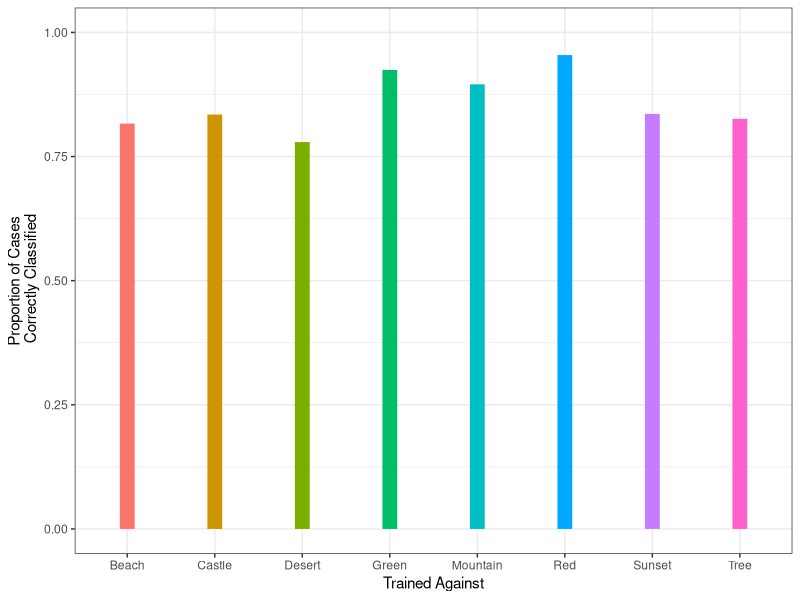
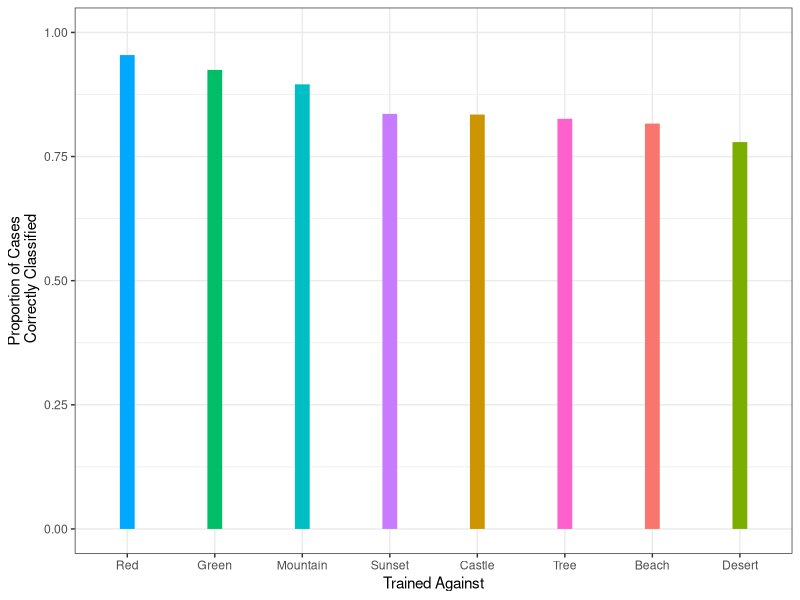
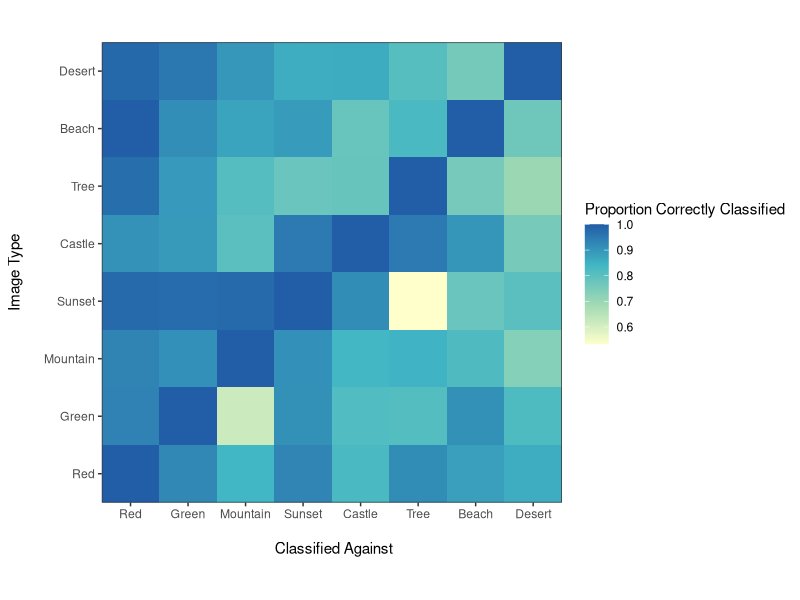
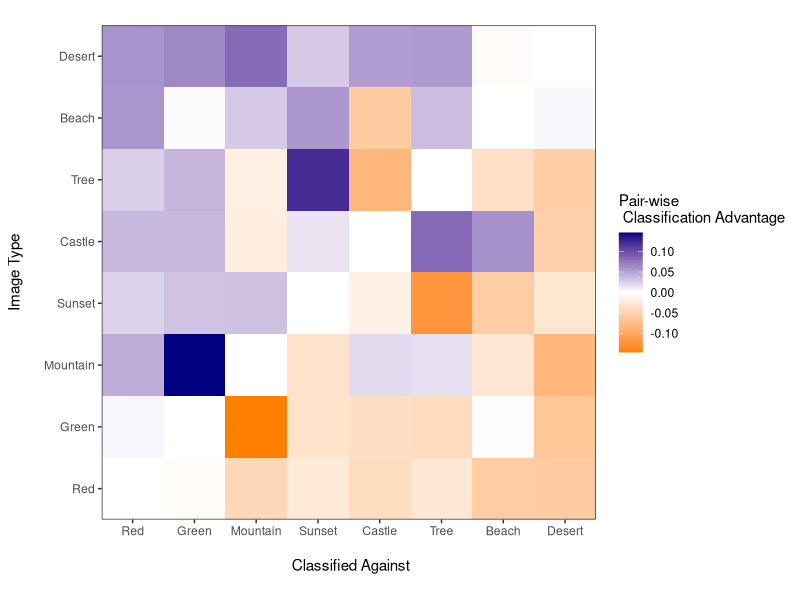

These figures' R source, in order:
# A big thank you to Chris DeSante for helping with plot creation

setwd("~/Documents/Sixth Semester/Artificial\ Intelligence/final_project/NeuralNetworkCurrent/R\ Stuff")
library(RColorBrewer) #Might need to install this.
library(ggplot2)
theme_set(theme_bw()) 
library(gridExtra)
library(reshape)
library(plyr)
DATA <- read.csv("network_results.csv")
head(DATA)
DATA$Correct <- ifelse(DATA$Predicted == DATA$Actual, 1, 0)
summary(DATA)
by.image <- melt(DATA, id=c("NAME", "Type","Trained"), na.rm=TRUE)
head(by.image)
table(by.image$variable)
CAST <- cast(data = by.image, formula= NAME+ Type +Trained  ~ variable, mean, na.rm=T)
head(CAST)

Categories <- c(names(table(CAST$Trained)))
Categories
Correctly <-  c(mean(CAST$Correct[CAST$Trained=="Beach"]),
    mean(CAST$Correct[CAST$Trained=="Castle"]),
    mean(CAST$Correct[CAST$Trained=="Desert"]),
    mean(CAST$Correct[CAST$Trained=="Green"]),
    mean(CAST$Correct[CAST$Trained=="Mountain"]),
    mean(CAST$Correct[CAST$Trained=="Red"]),
    mean(CAST$Correct[CAST$Trained=="Sunset"]),
    mean(CAST$Correct[CAST$Trained=="Tree"]))

qplot(Categories, Correctly, xlab = "Trained Against",
      ylab = "Proportion of Cases\n Correctly Classified",
      geom = "linerange", ymin = 0, ymax = Correctly,
      ylim = c(0,1), size= I(5), colour = factor(Categories)
) + guides(colour = "none")

 Cat.Sort <- factor( Categories, levels =  Categories[order(-Correctly)])

qplot(Cat.Sort, Correctly, xlab = "Trained Against",
      ylab = "Proportion of Cases\n Correctly Classified",
      geom = "linerange", ymin = 0, ymax = Correctly,
      ylim = c(0,1), size= I(5), colour = factor(Categories)
) + guides(colour = "none")

#8 x 8 Heatmap? 1s or NAs on Diagonal
HM <- matrix(data = 0, nrow = 8, ncol = 8)
colnames(HM) <- Categories[order(-Correctly)]
rownames(HM) <- Categories[order(-Correctly)]
diag(HM) <- 1
HM
Categories[order(-Correctly)]

{
  HM[2,1]<-c(mean(CAST$Correct[CAST$Trained=="Red" & CAST$Type=="Green"]))
  HM[3,1]<-c(mean(CAST$Correct[CAST$Trained=="Red" & CAST$Type=="Tree"]))
  HM[4,1]<-c(mean(CAST$Correct[CAST$Trained=="Red" & CAST$Type=="Mountain"]))
  HM[5,1]<-c(mean(CAST$Correct[CAST$Trained=="Red" & CAST$Type=="Sunset"]))
  HM[6,1]<-c(mean(CAST$Correct[CAST$Trained=="Red" & CAST$Type=="Beach"]))
  HM[7,1]<-c(mean(CAST$Correct[CAST$Trained=="Red" & CAST$Type=="Castle"]))
  HM[8,1]<-c(mean(CAST$Correct[CAST$Trained=="Red" & CAST$Type=="Desert"]))
  
  HM[1,2]<-c(mean(CAST$Correct[CAST$Trained=="Green" & CAST$Type=="Red"]))
  HM[3,2]<-c(mean(CAST$Correct[CAST$Trained=="Green" & CAST$Type=="Tree"]))
  HM[4,2]<-c(mean(CAST$Correct[CAST$Trained=="Green" & CAST$Type=="Mountain"]))
  HM[5,2]<-c(mean(CAST$Correct[CAST$Trained=="Green" & CAST$Type=="Sunset"]))
  HM[6,2]<-c(mean(CAST$Correct[CAST$Trained=="Green" & CAST$Type=="Beach"]))
  HM[7,2]<-c(mean(CAST$Correct[CAST$Trained=="Green" & CAST$Type=="Castle"]))
  HM[8,2]<-c(mean(CAST$Correct[CAST$Trained=="Green" & CAST$Type=="Desert"]))
  
  HM[1,3]<-c(mean(CAST$Correct[CAST$Trained=="Tree" & CAST$Type=="Red"]))
  HM[2,3]<-c(mean(CAST$Correct[CAST$Trained=="Tree" & CAST$Type=="Green"]))
  HM[4,3]<-c(mean(CAST$Correct[CAST$Trained=="Tree" & CAST$Type=="Mountain"]))
  HM[5,3]<-c(mean(CAST$Correct[CAST$Trained=="Tree" & CAST$Type=="Sunset"]))
  HM[6,3]<-c(mean(CAST$Correct[CAST$Trained=="Tree" & CAST$Type=="Beach"]))
  HM[7,3]<-c(mean(CAST$Correct[CAST$Trained=="Tree" & CAST$Type=="Castle"]))
  HM[8,3]<-c(mean(CAST$Correct[CAST$Trained=="Tree" & CAST$Type=="Desert"]))
  
  HM[1,4]<-c(mean(CAST$Correct[CAST$Trained=="Mountain" & CAST$Type=="Red"]))
  HM[2,4]<-c(mean(CAST$Correct[CAST$Trained=="Mountain" & CAST$Type=="Green"]))
  HM[3,4]<-c(mean(CAST$Correct[CAST$Trained=="Mountain" & CAST$Type=="Tree"]))
  HM[5,4]<-c(mean(CAST$Correct[CAST$Trained=="Mountain" & CAST$Type=="Sunset"]))
  HM[6,4]<-c(mean(CAST$Correct[CAST$Trained=="Mountain" & CAST$Type=="Beach"]))
  HM[7,4]<-c(mean(CAST$Correct[CAST$Trained=="Mountain" & CAST$Type=="Castle"]))
  HM[8,4]<-c(mean(CAST$Correct[CAST$Trained=="Mountain" & CAST$Type=="Desert"]))
  
  HM[1,5]<-c(mean(CAST$Correct[CAST$Trained=="Sunset" & CAST$Type=="Red"]))
  HM[2,5]<-c(mean(CAST$Correct[CAST$Trained=="Sunset" & CAST$Type=="Green"]))
  HM[3,5]<-c(mean(CAST$Correct[CAST$Trained=="Sunset" & CAST$Type=="Tree"]))
  HM[4,5]<-c(mean(CAST$Correct[CAST$Trained=="Sunset" & CAST$Type=="Mountain"]))
  HM[6,5]<-c(mean(CAST$Correct[CAST$Trained=="Sunset" & CAST$Type=="Beach"]))
  HM[7,5]<-c(mean(CAST$Correct[CAST$Trained=="Sunset" & CAST$Type=="Castle"]))
  HM[8,5]<-c(mean(CAST$Correct[CAST$Trained=="Sunset" & CAST$Type=="Desert"]))
  
  HM[1,6]<-c(mean(CAST$Correct[CAST$Trained=="Beach" & CAST$Type=="Red"]))
  HM[2,6]<-c(mean(CAST$Correct[CAST$Trained=="Beach" & CAST$Type=="Green"]))
  HM[3,6]<-c(mean(CAST$Correct[CAST$Trained=="Beach" & CAST$Type=="Tree"]))
  HM[4,6]<-c(mean(CAST$Correct[CAST$Trained=="Beach" & CAST$Type=="Mountain"]))
  HM[5,6]<-c(mean(CAST$Correct[CAST$Trained=="Beach" & CAST$Type=="Sunset"]))
  HM[7,6]<-c(mean(CAST$Correct[CAST$Trained=="Beach" & CAST$Type=="Castle"]))
  HM[8,6]<-c(mean(CAST$Correct[CAST$Trained=="Beach" & CAST$Type=="Desert"]))
  
  HM[1,7]<-c(mean(CAST$Correct[CAST$Trained=="Castle" & CAST$Type=="Red"]))
  HM[2,7]<-c(mean(CAST$Correct[CAST$Trained=="Castle" & CAST$Type=="Green"]))
  HM[3,7]<-c(mean(CAST$Correct[CAST$Trained=="Castle" & CAST$Type=="Tree"]))
  HM[4,7]<-c(mean(CAST$Correct[CAST$Trained=="Castle" & CAST$Type=="Mountain"]))
  HM[5,7]<-c(mean(CAST$Correct[CAST$Trained=="Castle" & CAST$Type=="Sunset"]))
  HM[6,7]<-c(mean(CAST$Correct[CAST$Trained=="Castle" & CAST$Type=="Beach"]))
  HM[8,7]<-c(mean(CAST$Correct[CAST$Trained=="Castle" & CAST$Type=="Desert"]))
  
  HM[1,8]<-c(mean(CAST$Correct[CAST$Trained=="Desert" & CAST$Type=="Red"]))
  HM[2,8]<-c(mean(CAST$Correct[CAST$Trained=="Desert" & CAST$Type=="Green"]))
  HM[3,8]<-c(mean(CAST$Correct[CAST$Trained=="Desert" & CAST$Type=="Tree"]))
  HM[4,8]<-c(mean(CAST$Correct[CAST$Trained=="Desert" & CAST$Type=="Mountain"]))
  HM[5,8]<-c(mean(CAST$Correct[CAST$Trained=="Desert" & CAST$Type=="Sunset"]))
  HM[6,8]<-c(mean(CAST$Correct[CAST$Trained=="Desert" & CAST$Type=="Beach"]))
  HM[7,8]<-c(mean(CAST$Correct[CAST$Trained=="Desert" & CAST$Type=="Castle"]))
  
}

HM                                                                      

head(CAST)
CAST[CAST$Trained=="Green" & CAST$Type=="Desert",]
HM 
HM.melt <- melt(HM)
HM.melt
library(RColorBrewer)
library(scales)
myPalette <- colorRampPalette((brewer.pal(4, "YlGnBu")))

HM1 <- ggplot(HM.melt,
              aes(x = X2, y = X1, fill = value))
HM1 <- HM1 + geom_tile()
HM1 <- HM1 + scale_fill_gradientn(colours = myPalette(100))
HM1 <- HM1 + scale_x_discrete(expand = c(0, 0))
HM1 <- HM1 + scale_y_discrete(expand = c(0, 0))
HM1 <- HM1 + coord_equal()
HM1 <- HM1 + labs(x  = "\n Classified Against",
                  y  = "Image Type\n", fill = "Proportion Correctly Classified")

print(HM1) 
HM[1,1]


HM.2 <- HM
for(i in 1:8){
  for(j in 1:8){
    
    XX <- (HM[rownames(HM)==rownames(HM)[i], colnames(HM)==colnames(HM)[j]] +
             HM[rownames(HM)==rownames(HM)[j], colnames(HM)==colnames(HM)[i]])/2
    
    HM.2[i,j] <- HM[i,j] - XX
    HM.2[j,i] <- HM[j,i] - XX
    
    
  }
  
}
HM.2

Map2 <- melt(HM.2)

myPalette <- colorRampPalette(rev(brewer.pal(5, "YlGnBu")))

HMap2 <- ggplot(Map2,
              aes(x = X2, y = X1, fill = value))
HMap2 <- HMap2 + geom_tile()
HMap2 <- HMap2 + scale_fill_gradient2(low=("darkorange1"),
                                      mid=("white"),
                                      high=("navy"))
  #colours = myPalette(100))
HMap2 <- HMap2 + scale_x_discrete(expand = c(0, 0))
HMap2 <- HMap2 + scale_y_discrete(expand = c(0, 0))
HMap2 <- HMap2 + coord_equal()
HMap2 <- HMap2 + labs(x  = "\n Classified Against",
                  y  = "Image Type\n", fill = "Pair-wise \n Classification Advantage")

print(HMap2) 
